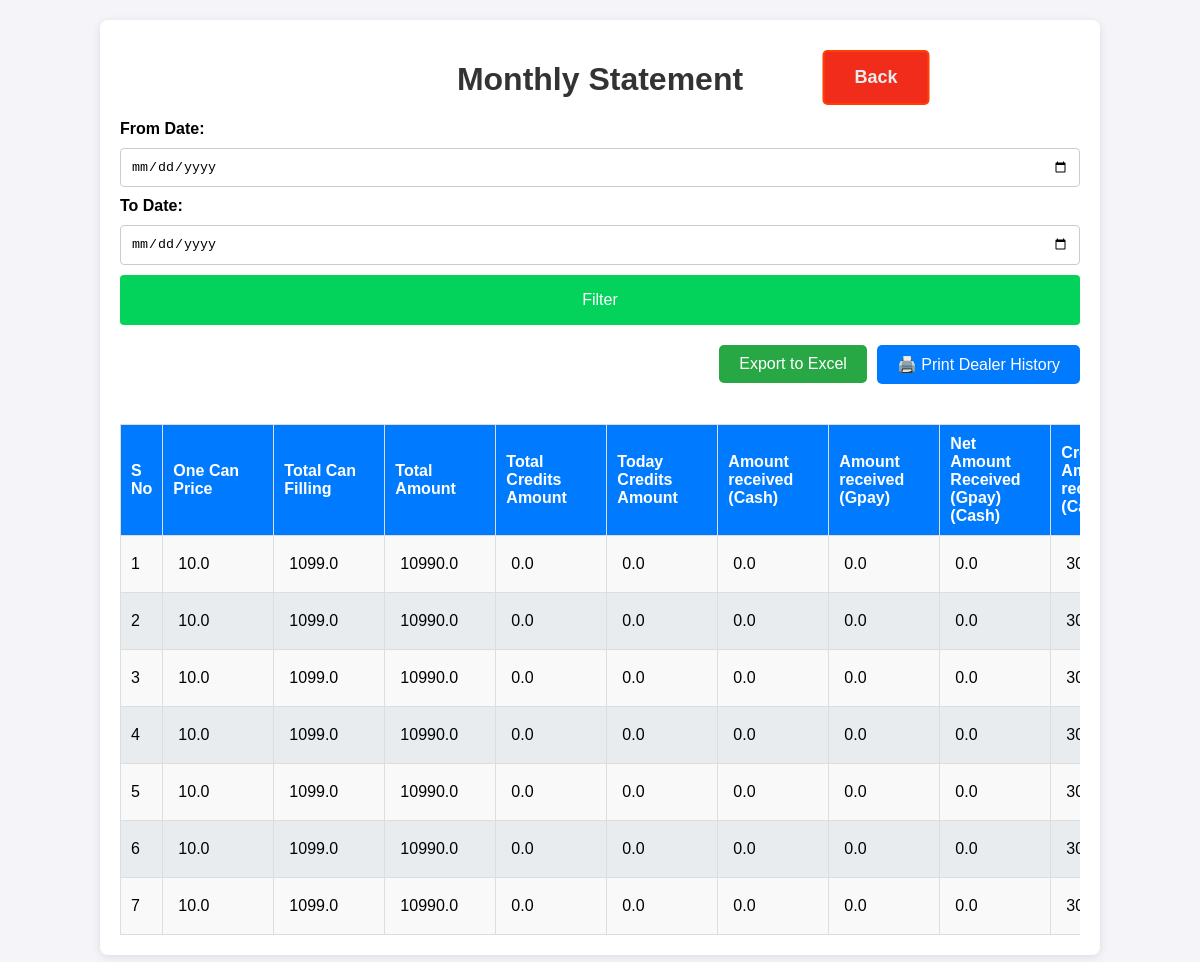
The page /monthly_statement on the database its author committed.
### app.py (models this page shows, shortened)
class DailyAccounts(db.Model):
    id = db.Column(db.Integer, primary_key=True)
    timestamp = db.Column(db.DateTime, default=datetime.now)
    date = db.Column(db.Date, nullable=False, default=date.today)
    one_can_price = db.Column(db.Float, default=0)
    total_can_filling = db.Column(db.Float, default=0)
    total_amount = db.Column(db.Float, default=0)
    total_credit_amount = db.Column(db.Float, default=0)
    today_credit_amount = db.Column(db.Float, default=0)
    amount_gpay = db.Column(db.Float, default=0)
    amount_cash = db.Column(db.Float, default=0)
    net_recevied_amount = db.Column(db.Float, default=0)
    credit_amount_received_gpay = db.Column(db.Float, default=0)
    credit_amount_received_cash = db.Column(db.Float, default=0)
    net_credit_amount_received = db.Column(db.Float, default=0)
    chit_amount = db.Column(db.Float, default=0)
    diesel = db.Column(db.Float, default=0)
    chit_amount = db.Column(db.Float, default=0)
    diesel = db.Column(db.Float, default=0)
    spares = db.Column(db.Float, default=0)
    pooja_items = db.Column(db.Float, default=0)
    milk_and_others = db.Column(db.Float, default=0)
    salary_advance = db.Column(db.Float, default=0)
    salary = db.Column(db.Float, default=0)
    eb = db.Column(db.Float, default=0)
    service_labour = db.Column(db.Float, default=0)
    stationaries = db.Column(db.Float, default=0)
    sunday_ots = db.Column(db.Float, default=0)
    others_expenses = db.Column(db.Float, default=0)
    notes = db.Column(db.String(100), default=0)
    total_expenses = db.Column(db.Float, default=0)
    net_amount_remaining = db.Column(db.Float, default=0)
    net_cash_remaining = db.Column(db.Float, default=0)
    @property
    def formatted_date(self):
        return self.date.strftime("%d-%m-%Y")  # Format the date

### app.py (the view)
@app.route('/monthly_statement', methods=['GET', 'POST'])
def monthly_statement():
    filtered_data = get_filtered_data_daily_accounts(request)
    date_from = request.args.get('date_from', '')
    date_to = request.args.get('date_to', '')
    return render_template('monthly_statement.html', date_from=date_from, date_to=date_to, statements=filtered_data)

### app.py (called while the page is built)
def get_filtered_data_daily_accounts(request):
    date_from = request.args.get('date_from', '')
    date_to = request.args.get('date_to', '')
    filter_button = request.args.get('filter_button', '')
    query = DailyAccounts.query
    if filter_button:
        if date_from:
            date_from_dt = datetime.strptime(date_from, '%Y-%m-%d')
            query = query.filter(DailyAccounts.date >= date_from_dt-timedelta(days=1))
        if date_to:
            date_to_dt = datetime.strptime(date_to, '%Y-%m-%d')
            query = query.filter(DailyAccounts.date <= date_to_dt)
    else:
        now = datetime.now()
        first_day_of_month = datetime(now.year, now.month, 1)
        query = query.filter(DailyAccounts.date >= first_day_of_month)
        pass
    filtered_data = query.order_by(DailyAccounts.timestamp.desc()).all()
    return filtered_data

### templates/monthly_statement.html (shortened to what this page needs)
<!DOCTYPE html>
<html lang="en">
<head>
    <link rel="stylesheet" href="/static/styles.css">
</head>
<body>
    <div class="container history_container dealer_details_data item_management_data monthly_statement">
        <h1>Monthly Statement</h1>
        <a href="/" class="back">Back</a>
        <form method="GET" class="form">
            <label for="date_from">From Date:</label>
            <input type="date" id="date_from" name="date_from" value="{{ date_from }}">
            <label for="date_to">To Date:</label>
            <input type="date" id="date_to" name="date_to" value="{{ date_to }}">
            <button type="submit" name="filter_button" value="submit" class="btn">Filter</button>
        </form>
<div class="export-options hide-on-print">
            <form action="/export_monthly_statement" method="get">
                <button type="submit" class="export-button">Export to Excel</button>
            </form>
            <div style="text-align: right; margin-bottom: 10px;">
                <button class="print_btn" onclick="window.print()">
                    🖨️ Print Dealer History
                </button>
            </div>
        </div>
        <div style="overflow-x:auto;overflow-y: hidden; width: 100%;">
            <table class="history_data" >
            <thead>
                <tr>
                    <th>S No</th>
                    <th>One Can Price</th>
                    <th>Total Can Filling </th>
                    <th>Total Amount</th>
                    <th>Total Credits Amount</th>
                    <th>Today Credits Amount</th>
                    <th>Amount received (Cash)</th>
                    <th>Amount received (Gpay)</th>
                    <th>Net Amount Received (Gpay)(Cash)</th>
                    <th>Credit Amount received (Cash)</th>
                    <th class="action">Actions</th></tr>
            </thead>
            <tbody>
                {% for statement in statements %}
                <tr>
                    <td>
                        <form method="POST" action="{{ url_for('edit_monthly_statement', statement_id=statement.id) }}">
                            {{loop.index}}
                    </td>
                    <td>
                            <input class="form-control item-number" type="number" step="0.01" name="one_can_price" value="{{ statement.one_can_price }}" required readonly>
                    </td>
                    <td>
                            <input class="form-control item-number" type="number" step="0.01" name="total_can_filling" value="{{ statement.total_can_filling }}" required readonly>
                    </td>
                    <td>
                            <input class="form-control item-number" type="number" step="0.01" name="total_amount" value="{{ statement.total_amount }}" required readonly>
                    </td>
                    <td>
                            <input class="form-control item-number" type="number" step="0.01" name="total_credit_amount" value="{{ statement.total_credit_amount }}" required readonly>
                    </td>
                    <td>
                            <input class="form-control item-number" type="number" step="0.01" name="today_credit_amount" value="{{ statement.today_credit_amount }}" required readonly>
                    </td>
                    <td>
                            <input class="form-control item-number" type="number" step="0.01" name="amount_gpay" value="{{ statement.amount_cash }}" required readonly>
                    </td>
                    <td>
                            <input class="form-control item-number" type="number" step="0.01" name="amount_cash" value="{{ statement.amount_gpay }}" required readonly>
                    </td>
                    <td>
                            <input class="form-control item-number" type="number" step="0.01" name="net_recevied_amount" value="{{ statement.net_recevied_amount }}" required readonly>
                    </td>
                    <td>
                            <input class="form-control item-number" type="number" step="0.01" name="credit_amount_received_cash" value="{{ statement.credit_amount_received_cash }}" required readonly>
                    </td>
                </tr>
                {% endfor %}
            </tbody>
        </table>
        </div>
    </div>
</body>
</html>

### static/styles.css (style rules this page uses)
body { font-family: Arial, sans-serif; background-color: #f4f4f9; margin: 0; padding: 0; }
.container { max-width: 800px; margin: 20px auto; background: #fff; padding: 20px; border-radius: 8px; box-shadow: 0 2px 10px rgba(0, 0, 0, 0.1); }
.history_container { max-width: 1000px; }
.monthly_statement { max-width: 80%; }
h1, h2 { color: #333; text-align: center; }
.form { display: flex; flex-direction: column; gap: 10px; margin-bottom: 20px; }
.form label { font-weight: bold; }
.form input { padding: 10px; border: 1px solid #ccc; border-radius: 4px; }
.btn { background-color: #03d35a; color: #fff; border: none; padding: 10px; border-radius: 4px; cursor: pointer; font-size: medium; height: 50px; }
table { width: 100%; border-collapse: collapse; margin-top: 10px; }
table th, table td { padding: 10px; border: 1px solid #ddd; text-align: left; }
table th { background-color: #007bff; color: white; }
table tbody tr:nth-child(odd) { background-color: #f9f9f9; }
table tbody tr:nth-child(even) { background-color: #e9ecef; }
a { display: inline-block; padding: 15px 30px; font-size: 18px; font-weight: bold; text-align: center; text-decoration: none; background-color: #007bff; color: white; border-radius: 5px; border: 2px solid #007bff; transition: all 0.3s ease; position: absolute; left: 50%; transform: translateX(-50%); transition: transform 0.2s, background-color 0.2s; }
.back { background-color: #f22c1a; border: 2px solid #ff4000; top: 50px; left: 73%; }
.history_data input[readonly], .dealer_accounts input[readonly] { background-color: transparent; border: none; font-size: 16px; }
.history_data input, .dealer_accounts input { width: 50px; padding: 5px; font-size: 16px; }
.dealer_details_data .back { color: #e9ecef; text-decoration: none; }
.dealer_details_data table input { width: 200px; }
.item_management_data .item-number { width: 100px; }
.monthly_statement .item-number { width: 80px; }
.export-options { display: flex; justify-content: right; gap: 10px; margin-bottom: 20px; }
.export-options .export-button { all: unset; background-color: #28a745; color: white; cursor: pointer; padding: 10px 20px; text-decoration: none; border-radius: 5px; transition: background-color 0.2s, transform 0.2s; }
.print_btn { all: unset; background-color: #007bff; color: white; cursor: pointer; padding: 10px 20px; text-decoration: none; border-radius: 5px; transition: background-color 0.2s, transform 0.2s; }

### rows shown on the page
DailyAccounts: one_can_price "10.0", total_can_filling "1099.0", total_amount "10990.0", total_credit_amount "0.0", today_credit_amount "0.0", amount_gpay "0.0", amount_cash "0.0", net_recevied_amount "0.0", credit_amount_received_cash "30.0"
DailyAccounts: one_can_price "10.0", total_can_filling "1099.0", total_amount "10990.0", total_credit_amount "0.0", today_credit_amount "0.0", amount_gpay "0.0", amount_cash "0.0", net_recevied_amount "0.0", credit_amount_received_cash "30.0"
DailyAccounts: one_can_price "10.0", total_can_filling "1099.0", total_amount "10990.0", total_credit_amount "0.0", today_credit_amount "0.0", amount_gpay "0.0", amount_cash "0.0", net_recevied_amount "0.0", credit_amount_received_cash "30.0"
DailyAccounts: one_can_price "10.0", total_can_filling "1099.0", total_amount "10990.0", total_credit_amount "0.0", today_credit_amount "0.0", amount_gpay "0.0", amount_cash "0.0", net_recevied_amount "0.0", credit_amount_received_cash "30.0"
DailyAccounts: one_can_price "10.0", total_can_filling "1099.0", total_amount "10990.0", total_credit_amount "0.0", today_credit_amount "0.0", amount_gpay "0.0", amount_cash "0.0", net_recevied_amount "0.0", credit_amount_received_cash "30.0"
DailyAccounts: one_can_price "10.0", total_can_filling "1099.0", total_amount "10990.0", total_credit_amount "0.0", today_credit_amount "0.0", amount_gpay "0.0", amount_cash "0.0", net_recevied_amount "0.0", credit_amount_received_cash "30.0"
DailyAccounts: one_can_price "10.0", total_can_filling "1099.0", total_amount "10990.0", total_credit_amount "0.0", today_credit_amount "0.0", amount_gpay "0.0", amount_cash "0.0", net_recevied_amount "0.0", credit_amount_received_cash "30.0"
